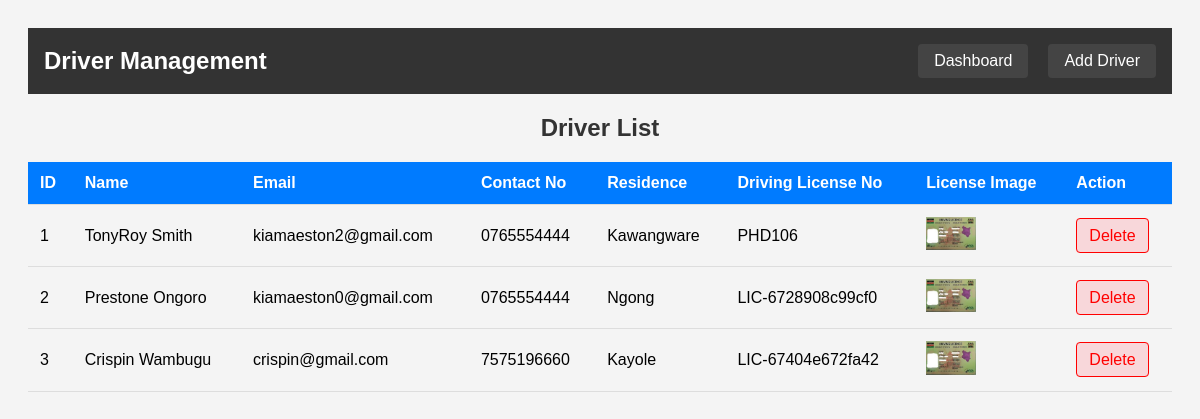
/admin/driverslist.php (signed in), run on the app's committed database.
### tables this page shows
CREATE TABLE `drivers` (
  `driver_id` int(11) NOT NULL,
  `name` varchar(100) NOT NULL,
  `contact_no` varchar(15) NOT NULL,
  `residence` text NOT NULL,
  `age` int(11) NOT NULL CHECK (`age` between 18 and 70),
  `driving_license_no` varchar(50) NOT NULL,
  `license_image` varchar(255) NOT NULL,
  `email` varchar(255) NOT NULL,
  `password` varchar(255) NOT NULL,
  `profile_picture` varchar(255) DEFAULT NULL,
  `availability_status` enum('Available','Unavailable') DEFAULT 'Available',
  `reset_token` varchar(255) DEFAULT NULL,
  `token_expiration` datetime DEFAULT NULL
);

### admin/driverslist.php (the view, shortened to what this page needs)
<?php
$servername = "localhost";
$username = "root";
$password = "";
$dbname = "car_rental_management";
$conn = new mysqli($servername, $username, $password, $dbname);
$query = "SELECT driver_id, name, email, contact_no, residence, driving_license_no, license_image FROM drivers";
$result = $conn->query($query);
?>
<!DOCTYPE html>
<html lang="en">
<head>
    <link rel="stylesheet" href="https://cdnjs.cloudflare.com/ajax/libs/font-awesome/6.4.0/css/all.min.css">
</head>
<body>
<header style="background-color: #333; padding: 1rem; display: flex; justify-content: space-between; align-items: center;">
    <h1 style="color: white; margin: 0; font-size: 24px;">Driver Management</h1>
    <nav style="display: flex; gap: 20px;">
        <a href="dashboard.php" style="color: white; text-decoration: none; padding: 8px 16px; background-color: #444; border-radius: 4px; transition: background-color 0.3s;">Dashboard</a>
        <a href="driverreg.php" style="color: white; text-decoration: none; padding: 8px 16px; background-color: #444; border-radius: 4px; transition: background-color 0.3s;">Add Driver</a>
    </nav>
</header>
<h2>Driver List</h2>
<table>
    <thead>
        <tr>
            <th>ID</th>
            <th>Name</th>
            <th>Email</th>
            <th>Contact No</th>
            <th>Residence</th>
            <th>Driving License No</th>
            <th>License Image</th>
            <th>Action</th>
        </tr>
    </thead>
    <tbody>
        <?php if ($result->num_rows > 0): ?>
            <?php while ($driver = $result->fetch_assoc()): ?>
                <tr>
                    <td><?php echo htmlspecialchars($driver['driver_id']); ?></td>
                    <td><?php echo htmlspecialchars($driver['name']); ?></td>
                    <td><?php echo htmlspecialchars($driver['email']); ?></td>
                    <td><?php echo htmlspecialchars($driver['contact_no']); ?></td>
                    <td><?php echo htmlspecialchars($driver['residence']); ?></td>
                    <td><?php echo htmlspecialchars($driver['driving_license_no']); ?></td>
                    <td>
                        <?php if (!empty($driver['license_image'])): ?>
                            <img src="/driver/<?php echo htmlspecialchars($driver['license_image']); ?>" alt="License Image" class="driver-image">
                        <?php else: ?>
                            No Image
                        <?php endif; ?>
                    </td>
                    <td><a href="delete_driver.php?id=<?php echo $driver['driver_id']; ?>" class="delete-button">Delete</a></td>
                </tr>
            <?php endwhile; ?>
        <?php else: ?>
            <tr><td colspan="8">No drivers found.</td></tr>
        <?php endif; ?>
    </tbody>
</table>
</body>
</html>

### admin/driverslist.php (style rules this page uses)
body { font-family: Arial, sans-serif; background-color: #f4f4f4; padding: 20px; }
header { background-color: #007BFF; color: white; padding: 10px 20px; }
header h1 { margin: 0; }
table { width: 100%; border-collapse: collapse; margin-top: 20px; }
th, td { padding: 12px; text-align: left; border-bottom: 1px solid #ddd; }
th { background-color: #007BFF; color: white; }
h2 { color: #333; text-align: center; }
.delete-button { color: red; text-decoration: none; padding: 8px 12px; border: 1px solid red; border-radius: 4px; background-color: #f8d7da; cursor: pointer; }
.driver-image { width: 50px; height: auto; }

### data on the page
drivers: driver_id "1", name "TonyRoy Smith", email "kiamaeston2@gmail.com", contact_no "0765554444", residence "Kawangware", driving_license_no "PHD106", license_image (picture)
drivers: driver_id "2", name "Prestone Ongoro", email "kiamaeston0@gmail.com", contact_no "0765554444", residence "Ngong", driving_license_no "LIC-6728908c99cf0", license_image (picture)
drivers: driver_id "3", name "Crispin Wambugu", email "crispin@gmail.com", contact_no "7575196660", residence "Kayole", driving_license_no "LIC-67404e672fa42", license_image (picture)
